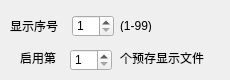
    <widget class="QWidget" name="tab_2">
     <attribute name="title">
      <string>启用预存文件</string>
     </attribute>
     <widget class="QLabel" name="label_15">
      <property name="geometry">
       <rect>
        <x>20</x>
        <y>52</y>
        <width>54</width>
        <height>12</height>
       </rect>
      </property>
      <property name="text">
       <string>启用第</string>
      </property>
     </widget>
     <widget class="QLabel" name="label_16">
      <property name="geometry">
       <rect>
        <x>120</x>
        <y>50</y>
        <width>101</width>
        <height>16</height>
       </rect>
      </property>
      <property name="text">
       <string>个预存显示文件</string>
      </property>
     </widget>
     <widget class="QLabel" name="label_17">
      <property name="geometry">
       <rect>
        <x>10</x>
        <y>20</y>
        <width>54</width>
        <height>12</height>
       </rect>
      </property>
      <property name="text">
       <string>显示序号</string>
      </property>
     </widget>
     <widget class="QSpinBox" name="spinBox_6">
      <property name="geometry">
       <rect>
        <x>72</x>
        <y>15</y>
        <width>42</width>
        <height>22</height>
       </rect>
      </property>
      <property name="minimum">
       <number>1</number>
      </property>
     </widget>
     <widget class="QLabel" name="label_45">
      <property name="geometry">
       <rect>
        <x>120</x>
        <y>20</y>
        <width>54</width>
        <height>12</height>
       </rect>
      </property>
      <property name="text">
       <string>(1-99)</string>
      </property>
     </widget>
     <widget class="QSpinBox" name="spinBox_7">
      <property name="geometry">
       <rect>
        <x>70</x>
        <y>49</y>
        <width>42</width>
        <height>22</height>
       </rect>
      </property>
      <property name="minimum">
       <number>1</number>
      </property>
      <property name="maximum">
       <number>50</number>
      </property>
     </widget>
    </widget>
